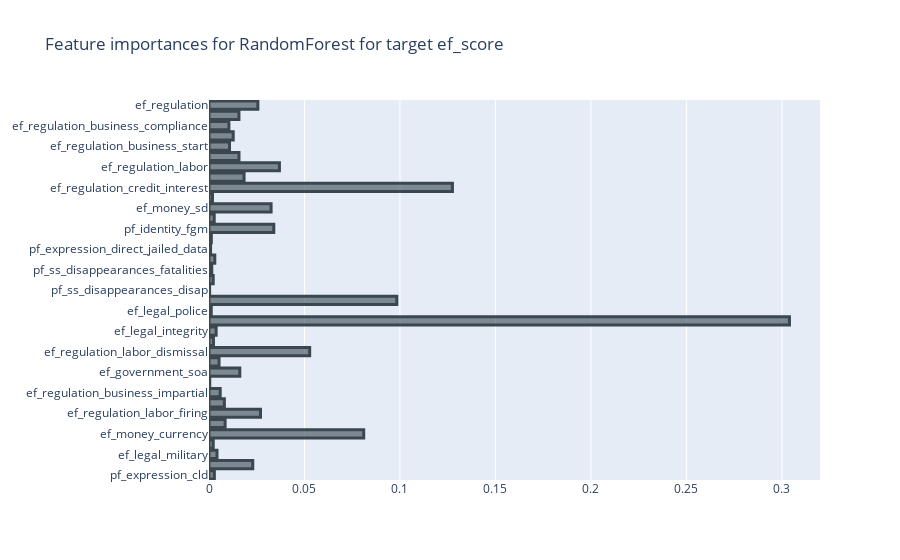
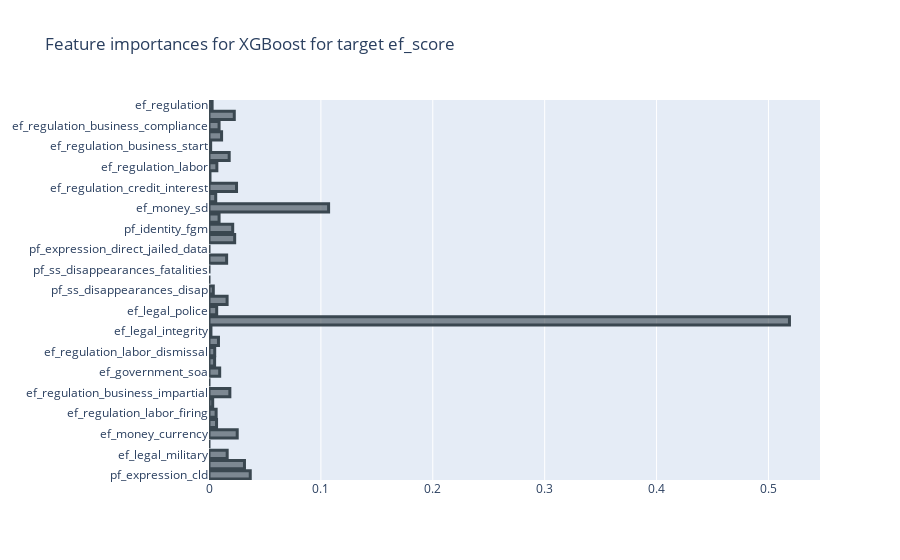
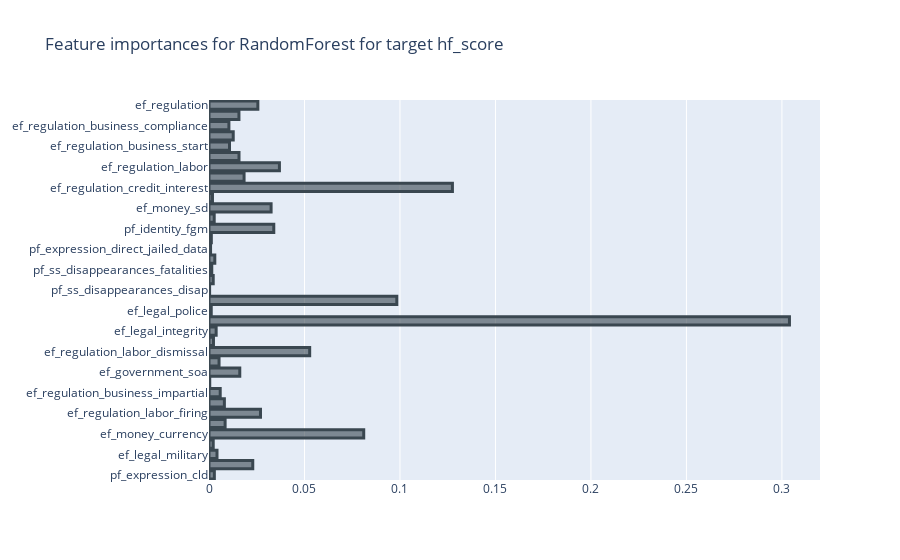
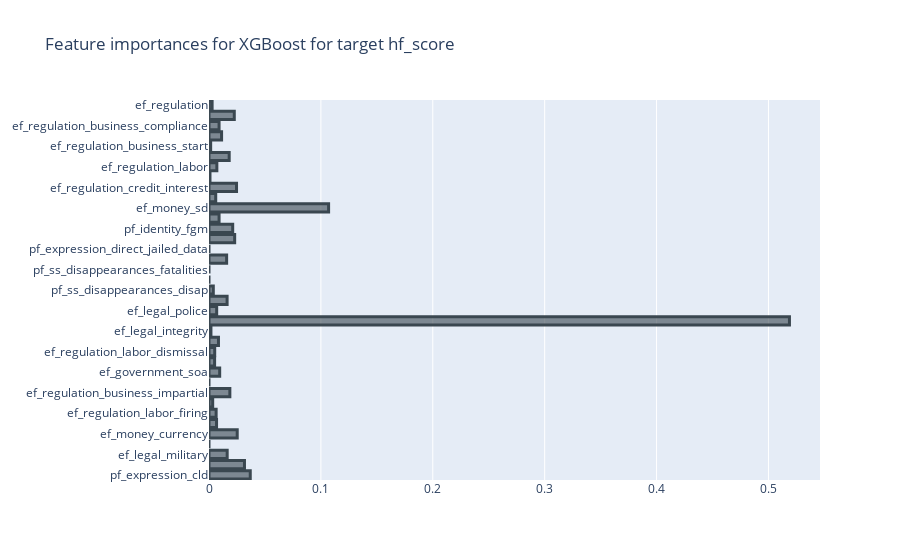

Notebook source saved alongside these figures, in order:
### Markdown cell above
### Random Forest & XGBoost with GridSearch optimization

### Code cell
# Initialize dictionaries to store the best models
best_models_rf = {}
best_models_xgb = {}

# Define the grids of hyperparameters to search over
rf_params = {
    'n_estimators': [100, 200, 300],
    'max_depth': [None, 2, 4, 6],
    'min_samples_split': [2, 5, 10]
}

xgb_params = {
    'n_estimators': [100, 200, 300],
    'learning_rate': [0.01, 0.05, 0.1],
    'max_depth': [3, 5, 7],
    'gamma': [0, 0.1, 0.2]
}

for target in selected_features_dict.keys():
    print(f"Performing grid search for models for {target}")

    # Get the best features for the target
    best_features = list(selected_features_dict[target].keys())

    # Subset X_train and X_test to only include the best features
    X_train_best = X_train[best_features]
    X_test_best = X_test[best_features]

    # Perform grid search for the Random Forest model
    print("Performing grid search for Random Forest Model")
    rf_grid = GridSearchCV(RandomForestClassifier(random_state=0), rf_params, cv=5)
    rf_grid.fit(X_train_best, y_train[target])

    # Store the best model
    best_models_rf[target] = rf_grid.best_estimator_
    
    # Random Forest model
    print(f"Classification report for Random Forest model, {target}")
    y_pred_rf = best_models_rf[target].predict(X_test_best)
    print(classification_report(y_test[target], y_pred_rf))

    # Plot feature importance
    importances = best_models_rf[target].feature_importances_
    fig = go.Figure(go.Bar(
        x=importances, 
        y=best_features, 
        orientation='h',
        marker=dict(
            color='rgba(58, 71, 80, 0.6)',
            line=dict(color='rgba(58, 71, 80, 1.0)', width=3)
        )
    ))
    fig.update_layout(title_text=f'Feature importances for RandomForest for target {target}')
    fig.show()

    # Perform grid search for the XGBoost model
    print("Performing grid search for XGBoost Model")
    xgb_grid = GridSearchCV(XGBClassifier(use_label_encoder=False, eval_metric="logloss"), xgb_params, cv=5)
    xgb_grid.fit(X_train_best, y_train[target])

    # Store the best model
    best_models_xgb[target] = xgb_grid.best_estimator_

    # XGBoost model
    print(f"Classification report for XGBoost model, {target}")
    y_pred_xgb = best_models_xgb[target].predict(X_test_best)
    print(classification_report(y_test[target], y_pred_xgb))
    
    # Plot feature importance
    importances = best_models_xgb[target].feature_importances_
    fig = go.Figure(go.Bar(
        x=importances, 
        y=best_features, 
        orientation='h',
        marker=dict(
            color='rgba(58, 71, 80, 0.6)',
            line=dict(color='rgba(58, 71, 80, 1.0)', width=3)
        )
    ))
    fig.update_layout(title_text=f'Feature importances for XGBoost for target {target}')
    fig.show()

### Figure 1 — Plotly figure (JSON) as saved in the notebook; plotly's stock layout.template omitted (floating-point values rounded to 4 significant figures)
{"data": [{"marker": {"color": "rgba(58, 71, 80, 0.6)", "line": {"color": "rgba(58, 71, 80, 1.0)", "width": 3}}, "orientation": "h", "type": "bar", "x": [0.0028, 0.02292, 0.004187, 0.002211, 0.08102, 0.008437, 0.02696, 0.008053, 0.005871, 0.0003881, 0.01611, 0.00526, 0.05272, 0.002339, 0.003744, 0.3039, 0.001173, 0.09834, 0.0003167, 0.002209, 0.001448, 0.003035, 0.000817, 0.001219, 0.03392, 0.002723, 0.03251, 0.001824, 0.1275, 0.01836, 0.03688, 0.01571, 0.01074, 0.01269, 0.01042, 0.01568, 0.02558], "y": ["pf_expression_cld", "ef_government", "ef_legal_military", "ef_gender", "ef_money_currency", "ef_trade_regulatory_nontariff", "ef_regulation_labor_firing", "ef_regulation_business_burden", "ef_regulation_business_impartial", "globalNorth", "ef_government_soa", "ef_legal_enforcement", "ef_regulation_labor_dismissal", "ef_legal_regulatory", "ef_legal_integrity", "ef_money_sd_data", "ef_legal_police", "ef_regulation_credit_ownership", "pf_ss_disappearances_disap", "pf_ss_disappearances_violent_data", "pf_ss_disappearances_fatalities", "pf_ss_disappearances", "pf_expression_direct_jailed_data", "pf_identity_divorce", "pf_identity_fgm", "ef_government_tax_income_data", "ef_money_sd", "ef_regulation_credit_private", "ef_regulation_credit_interest", "ef_regulation_credit", "ef_regulation_labor", "ef_regulation_business_adm", "ef_regulation_business_start", "ef_regulation_business_licensing", "ef_regulation_business_compliance", "ef_regulation_business", "ef_regulation"]}], "layout": {"title": {"text": "Feature importances for RandomForest for target ef_score"}}}

### Figure 2 — Plotly figure (JSON) as saved in the notebook; plotly's stock layout.template omitted (floating-point values rounded to 4 significant figures)
{"data": [{"marker": {"color": "rgba(58, 71, 80, 0.6)", "line": {"color": "rgba(58, 71, 80, 1.0)", "width": 3}}, "orientation": "h", "type": "bar", "x": [0.03686, 0.0317, 0.01624, 0, 0.02522, 0.006752, 0.00638, 0.003294, 0.01863, 0, 0.009546, 0.005003, 0.005096, 0.008466, 0.001735, 0.5188, 0.006861, 0.01618, 0.003845, 0, 0, 0.01575, 0, 0.02294, 0.02118, 0.009004, 0.1069, 0.006003, 0.0246, 0.0008722, 0.007012, 0.01804, 0.001485, 0.01125, 0.009002, 0.02259, 0.002784], "y": ["pf_expression_cld", "ef_government", "ef_legal_military", "ef_gender", "ef_money_currency", "ef_trade_regulatory_nontariff", "ef_regulation_labor_firing", "ef_regulation_business_burden", "ef_regulation_business_impartial", "globalNorth", "ef_government_soa", "ef_legal_enforcement", "ef_regulation_labor_dismissal", "ef_legal_regulatory", "ef_legal_integrity", "ef_money_sd_data", "ef_legal_police", "ef_regulation_credit_ownership", "pf_ss_disappearances_disap", "pf_ss_disappearances_violent_data", "pf_ss_disappearances_fatalities", "pf_ss_disappearances", "pf_expression_direct_jailed_data", "pf_identity_divorce", "pf_identity_fgm", "ef_government_tax_income_data", "ef_money_sd", "ef_regulation_credit_private", "ef_regulation_credit_interest", "ef_regulation_credit", "ef_regulation_labor", "ef_regulation_business_adm", "ef_regulation_business_start", "ef_regulation_business_licensing", "ef_regulation_business_compliance", "ef_regulation_business", "ef_regulation"]}], "layout": {"title": {"text": "Feature importances for XGBoost for target ef_score"}}}

### Figure 3 — Plotly figure (JSON) as saved in the notebook; plotly's stock layout.template omitted (floating-point values rounded to 4 significant figures)
{"data": [{"marker": {"color": "rgba(58, 71, 80, 0.6)", "line": {"color": "rgba(58, 71, 80, 1.0)", "width": 3}}, "orientation": "h", "type": "bar", "x": [0.0028, 0.02292, 0.004187, 0.002211, 0.08102, 0.008437, 0.02696, 0.008053, 0.005871, 0.0003881, 0.01611, 0.00526, 0.05272, 0.002339, 0.003744, 0.3039, 0.001173, 0.09834, 0.0003167, 0.002209, 0.001448, 0.003035, 0.000817, 0.001219, 0.03392, 0.002723, 0.03251, 0.001824, 0.1275, 0.01836, 0.03688, 0.01571, 0.01074, 0.01269, 0.01042, 0.01568, 0.02558], "y": ["pf_expression_cld", "ef_government", "ef_legal_military", "ef_gender", "ef_money_currency", "ef_trade_regulatory_nontariff", "ef_regulation_labor_firing", "ef_regulation_business_burden", "ef_regulation_business_impartial", "globalNorth", "ef_government_soa", "ef_legal_enforcement", "ef_regulation_labor_dismissal", "ef_legal_regulatory", "ef_legal_integrity", "ef_money_sd_data", "ef_legal_police", "ef_regulation_credit_ownership", "pf_ss_disappearances_disap", "pf_ss_disappearances_violent_data", "pf_ss_disappearances_fatalities", "pf_ss_disappearances", "pf_expression_direct_jailed_data", "pf_identity_divorce", "pf_identity_fgm", "ef_government_tax_income_data", "ef_money_sd", "ef_regulation_credit_private", "ef_regulation_credit_interest", "ef_regulation_credit", "ef_regulation_labor", "ef_regulation_business_adm", "ef_regulation_business_start", "ef_regulation_business_licensing", "ef_regulation_business_compliance", "ef_regulation_business", "ef_regulation"]}], "layout": {"title": {"text": "Feature importances for RandomForest for target hf_score"}}}

### Figure 4 — Plotly figure (JSON) as saved in the notebook; plotly's stock layout.template omitted (floating-point values rounded to 4 significant figures)
{"data": [{"marker": {"color": "rgba(58, 71, 80, 0.6)", "line": {"color": "rgba(58, 71, 80, 1.0)", "width": 3}}, "orientation": "h", "type": "bar", "x": [0.03686, 0.0317, 0.01624, 0, 0.02522, 0.006752, 0.00638, 0.003294, 0.01863, 0, 0.009546, 0.005003, 0.005096, 0.008466, 0.001735, 0.5188, 0.006861, 0.01618, 0.003845, 0, 0, 0.01575, 0, 0.02294, 0.02118, 0.009004, 0.1069, 0.006003, 0.0246, 0.0008722, 0.007012, 0.01804, 0.001485, 0.01125, 0.009002, 0.02259, 0.002784], "y": ["pf_expression_cld", "ef_government", "ef_legal_military", "ef_gender", "ef_money_currency", "ef_trade_regulatory_nontariff", "ef_regulation_labor_firing", "ef_regulation_business_burden", "ef_regulation_business_impartial", "globalNorth", "ef_government_soa", "ef_legal_enforcement", "ef_regulation_labor_dismissal", "ef_legal_regulatory", "ef_legal_integrity", "ef_money_sd_data", "ef_legal_police", "ef_regulation_credit_ownership", "pf_ss_disappearances_disap", "pf_ss_disappearances_violent_data", "pf_ss_disappearances_fatalities", "pf_ss_disappearances", "pf_expression_direct_jailed_data", "pf_identity_divorce", "pf_identity_fgm", "ef_government_tax_income_data", "ef_money_sd", "ef_regulation_credit_private", "ef_regulation_credit_interest", "ef_regulation_credit", "ef_regulation_labor", "ef_regulation_business_adm", "ef_regulation_business_start", "ef_regulation_business_licensing", "ef_regulation_business_compliance", "ef_regulation_business", "ef_regulation"]}], "layout": {"title": {"text": "Feature importances for XGBoost for target hf_score"}}}
